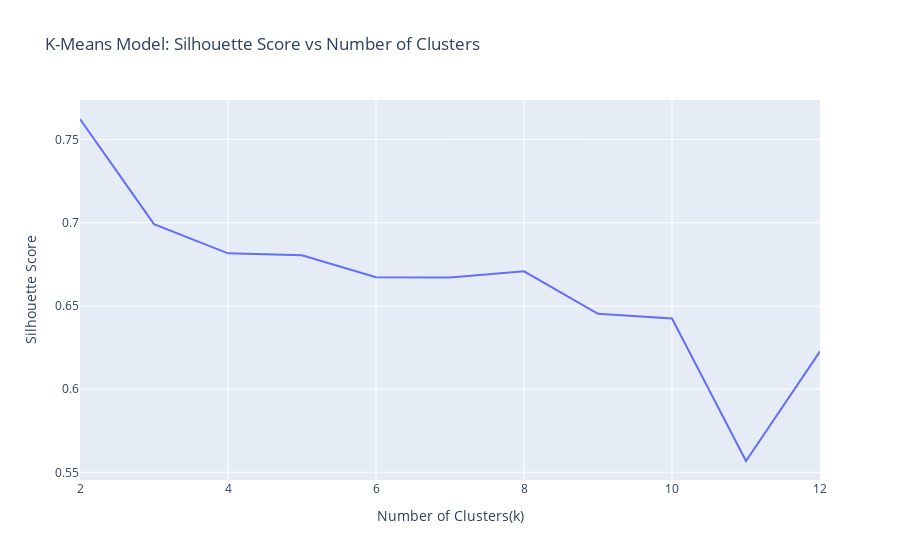

Write notebook code for a chart like this one.
### Code cell
# Create a line plot of `silhouette_scores` vs `n_clusters`
fig = px.line(   
    x = n_clusters,
    y = silhouette_scores,
    title = "K-Means Model: Silhouette Score vs Number of Clusters"
)

fig.update_layout(xaxis_title = "Number of Clusters(k)", yaxis_title = "Silhouette Score")

fig.show()

### Figure 1 — Plotly figure (JSON) as saved in the notebook; plotly's stock layout.template omitted (floating-point values rounded to 4 significant figures)
{"data": [{"hovertemplate": "x=%{x}<br>y=%{y}<extra></extra>", "legendgroup": "", "line": {"color": "#636efa", "dash": "solid"}, "marker": {"symbol": "circle"}, "mode": "lines", "name": "", "orientation": "v", "showlegend": false, "type": "scatter", "x": [2, 3, 4, 5, 6, 7, 8, 9, 10, 11, 12], "xaxis": "x", "y": [0.7623, 0.6992, 0.6816, 0.6804, 0.6673, 0.6671, 0.6708, 0.6453, 0.6425, 0.5568, 0.6227], "yaxis": "y"}], "layout": {"legend": {"tracegroupgap": 0}, "title": {"text": "K-Means Model: Silhouette Score vs Number of Clusters"}, "xaxis": {"anchor": "y", "domain": [0, 1], "title": {"text": "Number of Clusters(k)"}}, "yaxis": {"anchor": "x", "domain": [0, 1], "title": {"text": "Silhouette Score"}}}}
